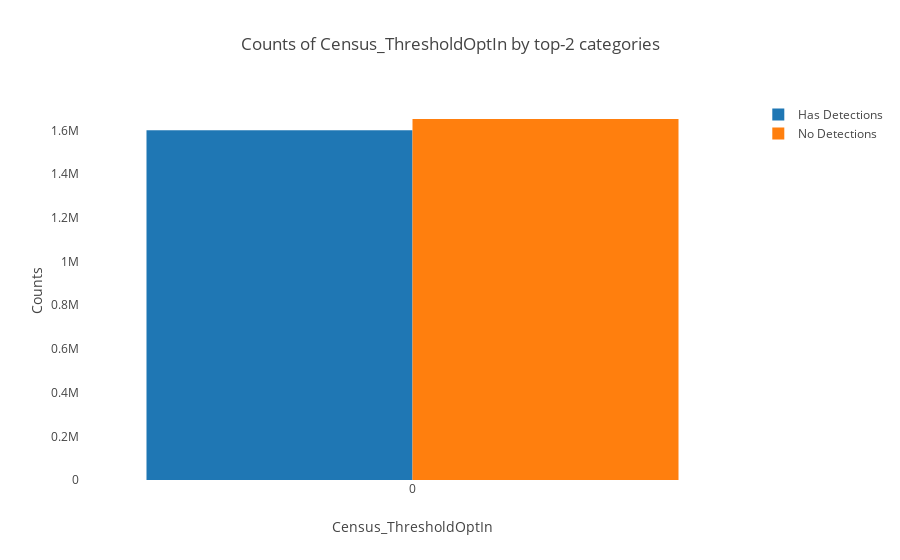

The code cell stored with this chart in its notebook:
### Code cell
plot_categorical_feature('Census_ThresholdOptIn', True, 2)

### Figure 1 — Plotly figure (JSON) as saved in the notebook; plotly's stock layout.template omitted (floating-point values rounded to 4 significant figures)
{"data": [{"name": "Has Detections", "type": "bar", "uid": "e7f1f62a-f92b-48b7-90b3-183e15afa0b6", "x": [0], "y": [1600755]}, {"name": "No Detections", "type": "bar", "uid": "e4885bb8-e784-46f5-bbd7-8f0a8d4bdac0", "x": [0], "y": [1652587]}], "layout": {"barmode": "group", "legend": {"orientation": "v"}, "title": {"text": "Counts of Census_ThresholdOptIn by top-2 categories"}, "xaxis": {"showgrid": false, "showline": false, "title": {"text": "Census_ThresholdOptIn"}, "zeroline": false}, "yaxis": {"showgrid": false, "showline": false, "title": {"text": "Counts"}, "zeroline": false}}}
